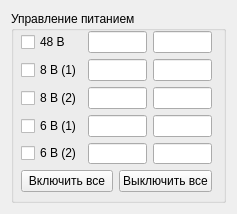
<?xml version="1.0" encoding="UTF-8"?>
<ui version="4.0">
 <class>PowerWidget</class>
 <widget class="QWidget" name="PowerWidget">
  <property name="geometry">
   <rect>
    <x>0</x>
    <y>0</y>
    <width>233</width>
    <height>210</height>
   </rect>
  </property>
  <property name="sizePolicy">
   <sizepolicy hsizetype="Expanding" vsizetype="Expanding">
    <horstretch>0</horstretch>
    <verstretch>0</verstretch>
   </sizepolicy>
  </property>
  <property name="windowTitle">
   <string>Form</string>
  </property>
  <layout class="QGridLayout" name="gridLayout">
   <item row="0" column="0">
    <widget class="QGroupBox" name="groupBox">
     <property name="sizePolicy">
      <sizepolicy hsizetype="Fixed" vsizetype="Fixed">
       <horstretch>0</horstretch>
       <verstretch>0</verstretch>
      </sizepolicy>
     </property>
     <property name="minimumSize">
      <size>
       <width>215</width>
       <height>192</height>
      </size>
     </property>
     <property name="title">
      <string>Управление питанием</string>
     </property>
     <widget class="QWidget" name="">
      <property name="geometry">
       <rect>
        <x>10</x>
        <y>20</y>
        <width>191</width>
        <height>161</height>
       </rect>
      </property>
      <layout class="QVBoxLayout" name="verticalLayout">
       <item>
        <layout class="QGridLayout" name="gridLayout_2">
         <item row="0" column="0">
          <widget class="QCheckBox" name="checkBox48V">
           <property name="text">
            <string>48 В</string>
           </property>
          </widget>
         </item>
         <item row="0" column="1">
          <widget class="QLineEdit" name="line48_U">
           <property name="readOnly">
            <bool>true</bool>
           </property>
          </widget>
         </item>
         <item row="0" column="2">
          <widget class="QLineEdit" name="line48_I">
           <property name="readOnly">
            <bool>true</bool>
           </property>
          </widget>
         </item>
         <item row="1" column="0">
          <widget class="QCheckBox" name="checkBox8V1">
           <property name="text">
            <string>8 В (1)</string>
           </property>
          </widget>
         </item>
         <item row="1" column="1">
          <widget class="QLineEdit" name="line81_U">
           <property name="readOnly">
            <bool>true</bool>
           </property>
          </widget>
         </item>
         <item row="1" column="2">
          <widget class="QLineEdit" name="line81_I">
           <property name="readOnly">
            <bool>true</bool>
           </property>
          </widget>
         </item>
         <item row="2" column="0">
          <widget class="QCheckBox" name="checkBox8V2">
           <property name="text">
            <string>8 В (2)</string>
           </property>
          </widget>
         </item>
         <item row="2" column="2">
          <widget class="QLineEdit" name="line82_I">
           <property name="readOnly">
            <bool>true</bool>
           </property>
          </widget>
         </item>
         <item row="3" column="0">
          <widget class="QCheckBox" name="checkBox6V1">
           <property name="text">
            <string>6 В (1)</string>
           </property>
          </widget>
         </item>
         <item row="3" column="1">
          <widget class="QLineEdit" name="line61_U">
           <property name="readOnly">
            <bool>true</bool>
           </property>
          </widget>
         </item>
         <item row="3" column="2">
          <widget class="QLineEdit" name="line61_I">
           <property name="readOnly">
            <bool>true</bool>
           </property>
          </widget>
         </item>
         <item row="4" column="0">
          <widget class="QCheckBox" name="checkBox6V2">
           <property name="text">
            <string>6 В (2)</string>
           </property>
          </widget>
         </item>
         <item row="4" column="1">
          <widget class="QLineEdit" name="line62_U">
           <property name="readOnly">
            <bool>true</bool>
           </property>
          </widget>
         </item>
         <item row="4" column="2">
          <widget class="QLineEdit" name="line62_I">
           <property name="readOnly">
            <bool>true</bool>
           </property>
          </widget>
         </item>
         <item row="2" column="1">
          <widget class="QLineEdit" name="line82_U">
           <property name="readOnly">
            <bool>true</bool>
           </property>
          </widget>
         </item>
        </layout>
       </item>
       <item>
        <layout class="QHBoxLayout" name="horizontalLayout">
         <item>
          <widget class="QPushButton" name="ButtonOnAll">
           <property name="contextMenuPolicy">
            <enum>Qt::PreventContextMenu</enum>
           </property>
           <property name="text">
            <string>Включить все</string>
           </property>
          </widget>
         </item>
         <item>
          <widget class="QPushButton" name="ButtonOffAll">
           <property name="text">
            <string>Выключить все</string>
           </property>
          </widget>
         </item>
        </layout>
       </item>
      </layout>
     </widget>
    </widget>
   </item>
  </layout>
 </widget>
 <resources/>
 <connections/>
</ui>
